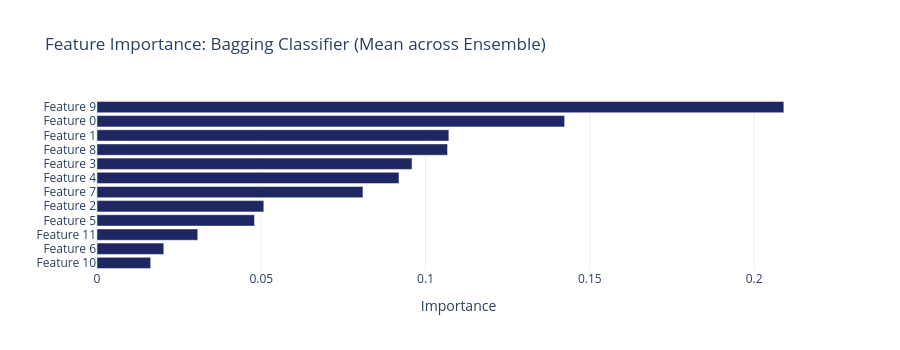

Write notebook code for a chart like this one.
### Markdown cell above
---
## 7. Feature Importance from Bagging

### Code cell
# Average feature importance across all trees in the ensemble
ensemble = best_bagging.named_steps["clf"]
importances = np.mean([est.feature_importances_ for est in ensemble.estimators_], axis=0)

# Build feature names that guaranteed match importances length
n_features = len(importances)
try:
    preprocessor = best_bagging.named_steps["prep"]
    raw_names = list(preprocessor.get_feature_names_out())
    # Strip sklearn prefixes like "num__" or "cat__"
    all_feature_names = [n.split("__", 1)[-1] if "__" in n else n for n in raw_names]
except Exception:
    all_feature_names = [f"Feature {i}" for i in range(n_features)]

# Truncate or pad if there's still a mismatch
if len(all_feature_names) != n_features:
    all_feature_names = [f"Feature {i}" for i in range(n_features)]

fig_imp = plot_feature_importance(importances, all_feature_names, MODEL_NAME, "Mean across Ensemble")
fig_imp.show()
save_chart(fig_imp, MODEL_SLUG, "feature_importance")

### Figure 1 — Plotly figure (JSON) as saved in the notebook; plotly's stock layout.template omitted (floating-point values rounded to 4 significant figures)
{"data": [{"hovertemplate": "importance=%{x}<br>feature=%{y}<extra></extra>", "legendgroup": "", "marker": {"color": "#1E2761", "pattern": {"shape": ""}}, "name": "", "orientation": "h", "showlegend": false, "textposition": "auto", "type": "bar", "x": [0.01633, 0.02034, 0.03067, 0.04794, 0.05078, 0.08095, 0.09191, 0.09588, 0.1067, 0.1071, 0.1423, 0.2091], "xaxis": "x", "y": ["Feature 10", "Feature 6", "Feature 11", "Feature 5", "Feature 2", "Feature 7", "Feature 4", "Feature 3", "Feature 8", "Feature 1", "Feature 0", "Feature 9"], "yaxis": "y"}], "layout": {"barmode": "relative", "height": 350, "legend": {"tracegroupgap": 0}, "title": {"text": "Feature Importance: Bagging Classifier (Mean across Ensemble)"}, "xaxis": {"anchor": "y", "domain": [0, 1], "title": {"text": "Importance"}}, "yaxis": {"anchor": "x", "domain": [0, 1], "title": {"text": ""}}}}
